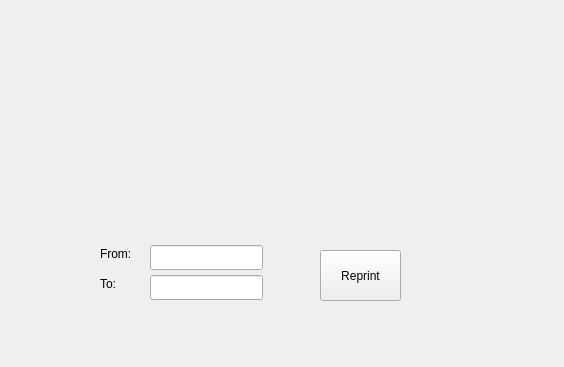
<?xml version="1.0" encoding="UTF-8"?>
<ui version="4.0">
 <class>Graph</class>
 <widget class="QWidget" name="Graph">
  <property name="geometry">
   <rect>
    <x>0</x>
    <y>0</y>
    <width>564</width>
    <height>367</height>
   </rect>
  </property>
  <property name="windowTitle">
   <string>Form</string>
  </property>
  <widget class="QCustomPlot" name="graph" native="true">
   <property name="geometry">
    <rect>
     <x>-1</x>
     <y>-1</y>
     <width>401</width>
     <height>241</height>
    </rect>
   </property>
  </widget>
  <widget class="QPushButton" name="Reprint">
   <property name="geometry">
    <rect>
     <x>320</x>
     <y>250</y>
     <width>81</width>
     <height>51</height>
    </rect>
   </property>
   <property name="text">
    <string>Reprint</string>
   </property>
  </widget>
  <widget class="QLineEdit" name="lineBegin">
   <property name="geometry">
    <rect>
     <x>150</x>
     <y>245</y>
     <width>113</width>
     <height>25</height>
    </rect>
   </property>
  </widget>
  <widget class="QLineEdit" name="lineEnd">
   <property name="geometry">
    <rect>
     <x>150</x>
     <y>275</y>
     <width>113</width>
     <height>25</height>
    </rect>
   </property>
  </widget>
  <widget class="QLabel" name="xBegin">
   <property name="geometry">
    <rect>
     <x>100</x>
     <y>245</y>
     <width>41</width>
     <height>17</height>
    </rect>
   </property>
   <property name="text">
    <string>From:</string>
   </property>
  </widget>
  <widget class="QLabel" name="xEnd">
   <property name="geometry">
    <rect>
     <x>100</x>
     <y>275</y>
     <width>41</width>
     <height>17</height>
    </rect>
   </property>
   <property name="text">
    <string>To:</string>
   </property>
  </widget>
 </widget>
 <customwidgets>
  <customwidget>
   <class>QCustomPlot</class>
   <extends>QWidget</extends>
   <header>qcustomplot.h</header>
   <container>1</container>
  </customwidget>
 </customwidgets>
 <resources/>
 <connections/>
</ui>
